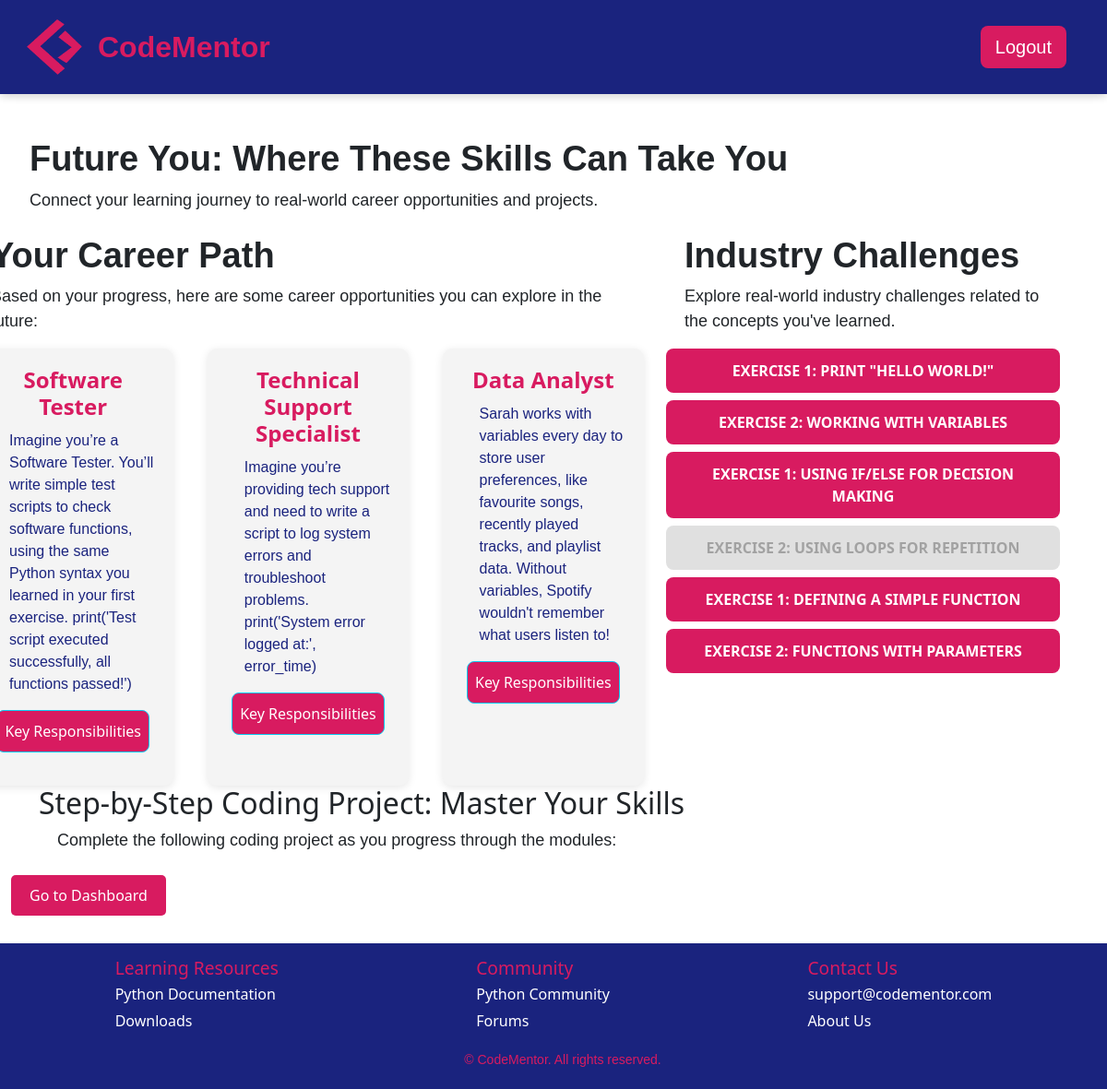
The app's page /future_you (signed in) with its own data.
### app.py (models this page shows, shortened)
class CareerSuggestions(db.Model):
    CSid = db.Column(db.Integer, primary_key=True)
    title = db.Column(db.String(100), nullable=False)
    description = db.Column(db.Text, nullable=False)
    exerciseid = db.Column(db.Integer, db.ForeignKey('exercise.exerciseid'), nullable=True)  # Link to Exercise table
    keyresponsibilities = db.Column(db.Text, nullable=True)
    exercise = db.relationship('Exercise', backref='career_suggestions', lazy=True)  # Access career suggestions from exercise

class Exercise(db.Model):
    exerciseid = db.Column(db.Integer, primary_key=True)
    moduleid = db.Column(db.Integer, db.ForeignKey('module.moduleid'), nullable=False)
    title = db.Column(db.String(100), nullable=False)
    description = db.Column(db.Text, nullable=False)
    user_progress = db.relationship('UserExerciseProgress', backref='exercise', lazy=True)

### app.py (the view)
@app.route('/future_you', methods=['GET', 'POST'])
@login_required
def future_you():
    userid = current_user.userid  # Assuming `userid` is the primary key for the User model
    user_module_progress = UserModuleProgress.query.filter_by(userid=userid).first()
    if user_module_progress:
        current_module_id = user_module_progress.moduleid
    else:
        current_module_id = None  # Or handle if the user has no progress
    second_exercise_completed = check_if_second_exercise_completed(userid, current_module_id)
    exercises = Exercise.query.all()
    completed_exercises = UserExerciseProgress.query.filter_by(userid=userid).all()
    career_suggestions = []
    seen_exercise_ids = set()  # To avoid duplicate suggestions
    for completed_exercise in completed_exercises:
        exercise = Exercise.query.get(completed_exercise.exerciseid)
        if exercise and exercise.moduleid == current_module_id and completed_exercise.status == 'completed' and completed_exercise.exerciseid not in seen_exercise_ids:
            suggestions = CareerSuggestions.query.filter_by(exerciseid=exercise.exerciseid).all()
            career_suggestions.extend(suggestions)  # Add the career suggestions for this exercise
            seen_exercise_ids.add(completed_exercise.exerciseid)  # Track this exercise as processed
    completed_exercises = UserExerciseProgress.query.filter_by(userid=userid, status='completed').all()
    completed_exercise_ids = {ex.exerciseid for ex in completed_exercises}
    exercises_with_status = []
    for exercise in exercises:
        exercises_with_status.append({
            'exerciseid': exercise.exerciseid,
            'title': exercise.title,
            'is_completed': exercise.exerciseid in completed_exercise_ids  # Enable if completed
        })
    if request.method == 'POST':
        if second_exercise_completed:
            return redirect(url_for('dashboard'))
        else:
            return redirect(url_for('exercises', module_id=current_module_id))
    return render_template('future_you.html',
                           second_exercise_completed=second_exercise_completed,
                           career_suggestions=career_suggestions,
                           exercises_with_status=exercises_with_status)

### app.py (called while the page is built)
@login_manager.user_loader
def load_user(userid):
    return User.query.get(int(userid))

def check_if_second_exercise_completed(userid, module_id):
    second_exercise = Exercise.query.filter_by(moduleid=module_id).order_by(Exercise.exerciseid).offset(1).first()  # This grabs the second exercise based on the module
    if second_exercise:
        user_progress = UserExerciseProgress.query.filter_by(userid=userid, exerciseid=second_exercise.exerciseid).first()
        return user_progress is not None and user_progress.status == 'completed'
    return False

### templates/future_you.html (shortened to what this page needs)
{% extends 'base.html' %}
{% block content %}
    <div class="intro">
        <h1>Future You: Where These Skills Can Take You</h1>
        <p>Connect your learning journey to real-world career opportunities and projects.</p>
    </div>
<section class="future-you-section">
    <div class="container mt-4">
        <div class="row">
            <div class="col-md-8">
                <h1 class="text-left">Your Career Path</h1>
                <p class="text-left">Based on your progress, here are some career opportunities you can explore in the future:</p>
                <div class="career-path-boxes-container">
                    {% if career_suggestions %}
                    <div class="career-paths-container">
                        {% for career in career_suggestions %}
                            <div class="career-path-box">
                                <h3 class="career-title">{{ career.title }}</h3>
                                <p class="career-description">{{ career.description }}</p>
                                <button class="btn btn-info learn-more-btn" data-csid="{{ career.CSid }}">Key Responsibilities</button>
                            </div>
                        {% endfor %}
                    </div>
                    {% else %}
                        <p>No career suggestions available for this module yet.</p>
                    {% endif %}
                </div>
            </div>
            <div class="col-md-4">
                <div class="industry-challenges">
                    <h1>Industry Challenges</h1>
                    <p>Explore real-world industry challenges related to the concepts you've learned.</p>
                    <div class="d-grid gap-2">
                        {% for exercise in exercises_with_status %}
                            <button class="industry btn-primary"
                                {% if not exercise.is_completed %} disabled {% endif %}
                                    data-url="{{ url_for('industry_challenges', exercise_id=exercise.exerciseid) }}">
                                {{ exercise.title }}
                            </button>
                        {% endfor %}
                    </div>
                </div>
            </div>
        </div>
        <h2>Step-by-Step Coding Project: Master Your Skills</h2>
        <p>Complete the following coding project as you progress through the modules:</p>
    </div>
    {% if second_exercise_completed %}
        <form method="POST">
            <button type="submit" class="btn btn-custom">Go to Dashboard</button>
        </form>
    {% else %}
        <form method="POST">
            <button type="submit" class="btn btn-custom">Go to Exercises</button>
        </form>
    {% endif %}
</section>
{% endblock %}

### templates/base.html (shortened to what this page needs)
<!DOCTYPE html>
<html lang="en">
<head>
    <link rel="stylesheet" href="https://cdn.jsdelivr.net/npm/bootstrap@5.3.3/dist/css/bootstrap.min.css">
    <link rel="stylesheet" type="text/css" href="/static/css/styles.css">
    <link rel="stylesheet" href="https://cdnjs.cloudflare.com/ajax/libs/font-awesome/6.0.0-beta3/css/all.min.css">
</head>
<body>
    <header>
      <nav class="navbar navbar-expand-lg">
          <div class="container-fluid">
              <div class="logo-container d-flex align-items-center">
                  <svg width="20" height="20" viewBox="0 0 100 100"></svg>
                  <a class="navbar-brand" href="{{ url_for('home') }}">
                      <img src="/static/images/CMLogo.png" alt="CodeMentor Logo" class="logo-image">
                  </a>
                  <span class="logo-text">CodeMentor</span>
              </div>
              <div class="collapse navbar-collapse" id="navbarContent">
                <ul class="navbar-nav ms-auto d-flex gap-2">
                    {% if current_user.is_authenticated %}
                        {% if request.endpoint == 'exercises' %}
                            <li class="nav-item">
                              <a href="{{ url_for('dashboard') }}" class="btn btn-link back-arrow-btn">
                                  <i class="fas fa-arrow-left"></i>
                              </a>
                          </li>
                        {% else %}
                            <li class="nav-item">
                                <a href="{{ url_for('logout') }}" class="btn custom-btn-primary btn-lg">Logout</a>
                            </li>
                        {% endif %}
                    {% endif %}
                </ul>
              </div>
          </div>
      </nav>
    </header>
    <main class="container-fluid flex-grow-1">
        {% block content %}{% endblock %}
    </main>
    <div id="scroll-indicator" class="scroll-indicator">
    </div>
{% if request.endpoint not in ["login", "register", "dashboard", "exercises"] %}
<footer class="footer">
    <div class="footer-content">
      <div class="footer-section">
        <h3>Learning Resources</h3>
        <ul>
          <li><a href="https://www.python.org/doc/">Python Documentation</a></li>
          <li><a href="https://www.python.org/downloads/">Downloads</a></li>
        </ul>
      </div>
      <div class="footer-section">
        <h3>Community</h3>
        <ul>
          <li><a href="https://www.python.org/community/">Python Community</a></li>
          <li><a href="https://www.python.org/community/forums/">Forums</a></li>
        </ul>
      </div>
      <div class="footer-section">
        <h3>Contact Us</h3>
        <ul>
          <li><a href="mailto:support@codementor.com">support@codementor.com</a></li>
          <li><a href="https://codementor.com/about">About Us</a></li>
        </ul>
      </div>
    </div>
    <div class="footer-bottom">
      <p>&copy; {{ year }} CodeMentor. All rights reserved.</p>
    </div>
</footer>
{% endif %}
</body>
</html>

### static/css/styles.css (style rules this page uses)
header { box-shadow: 0 2px 10px rgba(0, 0, 0, 0.1); position: fixed; top: 0; width: 100%; z-index: 1000; }
body, html { margin: 0; padding: 0; height: 100%; }
body { display: flex; flex-direction: column; height: 100%; }
main { flex: 1; margin-top: 200px; }
h1 { font-weight: bold; font-size: 38px; font-family: Verdana, Geneva, Tahoma, sans-serif; margin-left: 20px; }
p { font-size: 18px; font-family: Verdana, Geneva, Tahoma, sans-serif; margin-left: 20px; }
.navbar { background: #1a237e; padding: 1rem 2rem; box-shadow: 0 2px 10px rgba(0,0,0,0.1); }
.logo-image { width: 60px; height: 60px; }
.logo-text { font-family: Verdana, Geneva, Tahoma, sans-serif; font-weight: bold; font-size: 32px; color: #D81B60; margin-left: 1px; display: inline-block; }
.logo-container { margin-left: -35px; }
.custom-btn-primary { background-color: #D81B60 !important; color: white !important; border: none !important; font-family: Verdana, Geneva, Tahoma, sans-serif; }
.navbar-nav { display: flex; flex-direction: row; gap: 15px; align-items: center; justify-content: flex-end; }
.scroll-indicator { position: fixed; bottom: 20px; left: 50%; transform: translateX(-50%); font-size: 2rem; color: #D81B60; cursor: pointer; animation: bounce 1.5s infinite; display: none; }
.footer { background-color: #1a237e; color: #ffffff; padding: 5px 20px; position: relative; width: 100%; margin-top: 30px; }
.footer-content { display: flex; justify-content: space-around; flex-wrap: wrap; gap: 5px; padding: 10px 0; }
.footer-section h3 { color: #D81B60; font-size: 1.2rem; margin-bottom: 5px; }
.footer-section ul { list-style: none; padding: 0; margin: 0; }
.footer-section ul li { margin-bottom: 5px; }
.footer-section ul li a { text-decoration: none; color: #ffffff; font-size: 1rem; }
.footer-bottom { text-align: center; margin-top: 5px; color: #D81B60; }
body, html { height: 100%; margin: 0; display: flex; flex-direction: column; }
.footer-bottom p { font-size: 14px; }
.intro { margin-top: -50px; padding-top: 0; margin-bottom: 20px; }
.col-md-8 { margin-left: -80px; padding-left: 20px; }
.industry-challenges { width: 120%; max-width: 500px; }
.career-paths-container { display: flex; flex-wrap: wrap; gap: 20px; justify-content: space-between; }
.career-path-box { background-color: #f4f4f4; padding: 20px; width: 30%; border-radius: 10px; box-shadow: 0 2px 10px rgba(0, 0, 0, 0.1); transition: transform 0.3s ease-in-out; text-align: center; }
.career-title { font-size: 1.5rem; font-weight: bold; color: #D81B60; text-decoration: none; }
.career-description { font-size: 1rem; color: #1a237e; margin-top: 10px; text-align: left; }
.btn-custom { background-color: #D81B60 !important; color: white; padding: 10px 20px; border: none; border-radius: 5px; font-size: 1rem; }
.learn-more-btn { background-color: #D81B60; color: white; padding: 10px 08px; font-size: 1rem; border-radius: 8px; }
.industry { background-color: #D81B60; color: white; border: none; padding: 12px 24px; font-size: 16px; font-weight: bold; text-transform: uppercase; border-radius: 8px; cursor: pointer; transition: background-color 0.3s ease, transform 0.2s ease; display: inline-block; text-align: center; }
.industry:disabled { background-color: #ccc; color: #666; cursor: not-allowed; box-shadow: none; opacity: 0.6; }

### records on screen
CareerSuggestions: title "Software Tester", description "Imagine you’re a Software Tester. You’ll write simple test scripts to check software functions, using the same Python syntax you learned in your first exercise. print('Test script executed successfully, all functions passed!')"
CareerSuggestions: title "Technical Support Specialist", description "Imagine you’re providing tech support and need to write a script to log system errors and troubleshoot problems. print('System error logged at:', error_time)"
CareerSuggestions: title "Data Analyst", description "Sarah works with variables every day to store user preferences, like favourite songs, recently played tracks, and playlist data. Without variables, Spotify wouldn't remember what users listen to!"
Exercise: title "EXERCISE 1: PRINT \"HELLO WORLD!\""
Exercise: title "EXERCISE 2: WORKING WITH VARIABLES"
Exercise: title "EXERCISE 1: USING IF/ELSE FOR DECISION MAKING"
Exercise: title "EXERCISE 2: USING LOOPS FOR REPETITION"
Exercise: title "EXERCISE 1: DEFINING A SIMPLE FUNCTION"
Exercise: title "EXERCISE 2: FUNCTIONS WITH PARAMETERS"
